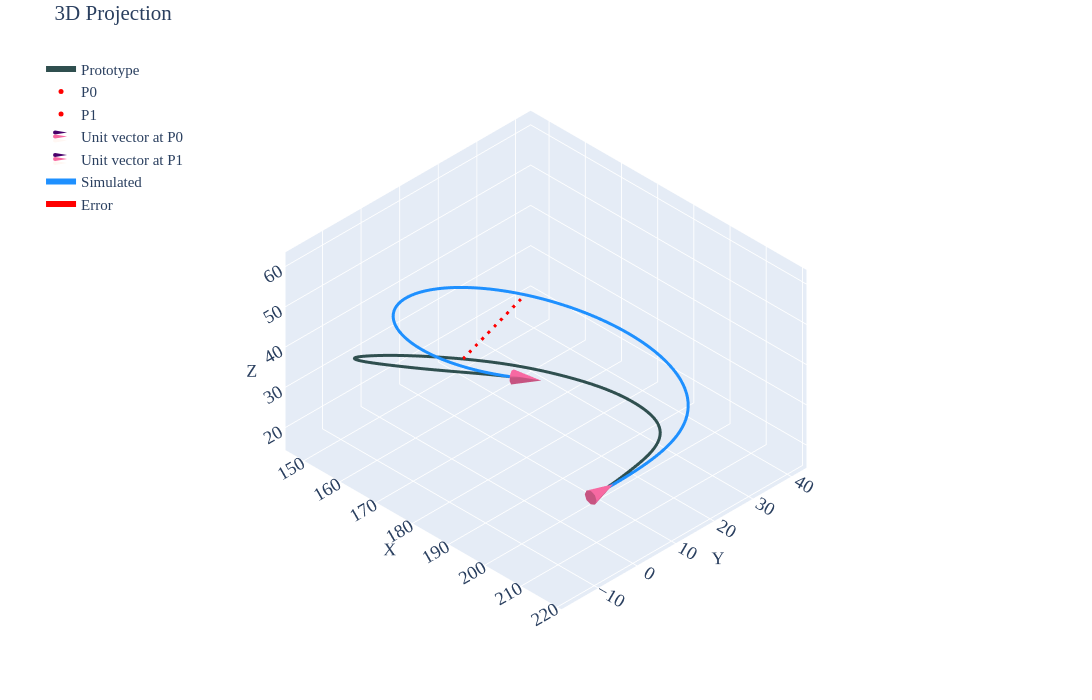

The notebook cell this image was saved under:
### Code cell
#| label: p2c2

gravity_looper(psit=2,case=2,twist=-10,pfix='twist-sens\\twist-ccw10\\')
